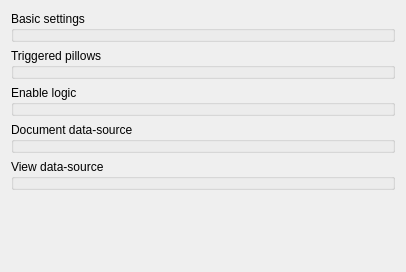
<?xml version="1.0" encoding="UTF-8"?>
<ui version="4.0">
 <class>ILineEdit</class>
 <widget class="QWidget" name="ILineEdit">
  <property name="geometry">
   <rect>
    <x>0</x>
    <y>0</y>
    <width>406</width>
    <height>272</height>
   </rect>
  </property>
  <property name="windowTitle">
   <string>LineEdit preferences</string>
  </property>
  <layout class="QVBoxLayout" name="verticalLayout">
   <item>
    <widget class="GroupBox" name="groupBox">
     <property name="title">
      <string>Basic settings</string>
     </property>
     <property name="template" stdset="0">
      <string>inspector-groupbox-roomandpath</string>
     </property>
    </widget>
   </item>
   <item>
    <widget class="GroupBox" name="groupBox_3">
     <property name="title">
      <string>Triggered pillows</string>
     </property>
     <property name="template" stdset="0">
      <string>inspector-groupbox-triggeredpillows</string>
     </property>
    </widget>
   </item>
   <item>
    <widget class="GroupBox" name="groupBox_2">
     <property name="title">
      <string>Enable logic</string>
     </property>
     <property name="template" stdset="0">
      <string>inspector-groupbox-enablelogic</string>
     </property>
    </widget>
   </item>
   <item>
    <widget class="GroupBox" name="groupBox_4">
     <property name="title">
      <string>Document data-source</string>
     </property>
     <property name="template" stdset="0">
      <string>inspector-groupbox-source</string>
     </property>
    </widget>
   </item>
   <item>
    <widget class="GroupBox" name="groupBox_5">
     <property name="title">
      <string>View data-source</string>
     </property>
     <property name="template" stdset="0">
      <string>inspector-groupbox-query</string>
     </property>
    </widget>
   </item>
   <item>
    <spacer name="verticalSpacer">
     <property name="orientation">
      <enum>Qt::Vertical</enum>
     </property>
     <property name="sizeHint" stdset="0">
      <size>
       <width>20</width>
       <height>40</height>
      </size>
     </property>
    </spacer>
   </item>
  </layout>
 </widget>
 <customwidgets>
  <customwidget>
   <class>GroupBox</class>
   <extends>QGroupBox</extends>
   <header>wallaby.frontends.qt.widgets.containers.groupBox</header>
  </customwidget>
 </customwidgets>
 <resources/>
 <connections/>
</ui>
